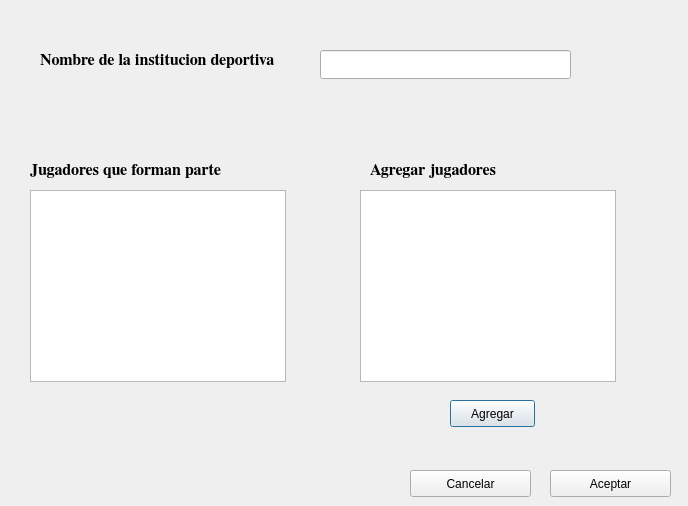
<?xml version="1.0" encoding="UTF-8"?>
<ui version="4.0">
 <class>Dialog</class>
 <widget class="QDialog" name="Dialog">
  <property name="geometry">
   <rect>
    <x>0</x>
    <y>0</y>
    <width>688</width>
    <height>506</height>
   </rect>
  </property>
  <property name="windowTitle">
   <string>Dialog</string>
  </property>
  <widget class="QLabel" name="label_2">
   <property name="geometry">
    <rect>
     <x>40</x>
     <y>50</y>
     <width>251</width>
     <height>21</height>
    </rect>
   </property>
   <property name="font">
    <font>
     <family>FreeSerif</family>
     <pointsize>12</pointsize>
     <weight>75</weight>
     <bold>true</bold>
    </font>
   </property>
   <property name="text">
    <string>Nombre de la institucion deportiva</string>
   </property>
  </widget>
  <widget class="QLineEdit" name="lineEdit">
   <property name="geometry">
    <rect>
     <x>320</x>
     <y>50</y>
     <width>251</width>
     <height>29</height>
    </rect>
   </property>
  </widget>
  <widget class="QListView" name="listView">
   <property name="geometry">
    <rect>
     <x>30</x>
     <y>190</y>
     <width>256</width>
     <height>192</height>
    </rect>
   </property>
  </widget>
  <widget class="QLabel" name="label_3">
   <property name="geometry">
    <rect>
     <x>30</x>
     <y>160</y>
     <width>201</width>
     <height>21</height>
    </rect>
   </property>
   <property name="font">
    <font>
     <family>FreeSerif</family>
     <pointsize>12</pointsize>
     <weight>75</weight>
     <bold>true</bold>
    </font>
   </property>
   <property name="text">
    <string>Jugadores que forman parte </string>
   </property>
  </widget>
  <widget class="QListWidget" name="listWidget">
   <property name="geometry">
    <rect>
     <x>360</x>
     <y>190</y>
     <width>256</width>
     <height>192</height>
    </rect>
   </property>
  </widget>
  <widget class="QLabel" name="label_4">
   <property name="geometry">
    <rect>
     <x>370</x>
     <y>160</y>
     <width>201</width>
     <height>21</height>
    </rect>
   </property>
   <property name="font">
    <font>
     <family>FreeSerif</family>
     <pointsize>12</pointsize>
     <weight>75</weight>
     <bold>true</bold>
    </font>
   </property>
   <property name="text">
    <string>Agregar jugadores</string>
   </property>
  </widget>
  <widget class="QPushButton" name="pushButton">
   <property name="geometry">
    <rect>
     <x>450</x>
     <y>400</y>
     <width>85</width>
     <height>27</height>
    </rect>
   </property>
   <property name="text">
    <string>Agregar</string>
   </property>
  </widget>
  <widget class="QPushButton" name="pushButton_2">
   <property name="geometry">
    <rect>
     <x>550</x>
     <y>470</y>
     <width>121</width>
     <height>27</height>
    </rect>
   </property>
   <property name="text">
    <string>Aceptar</string>
   </property>
  </widget>
  <widget class="QPushButton" name="pushButton_3">
   <property name="geometry">
    <rect>
     <x>410</x>
     <y>470</y>
     <width>121</width>
     <height>27</height>
    </rect>
   </property>
   <property name="text">
    <string>Cancelar</string>
   </property>
  </widget>
 </widget>
 <resources/>
 <connections/>
</ui>
